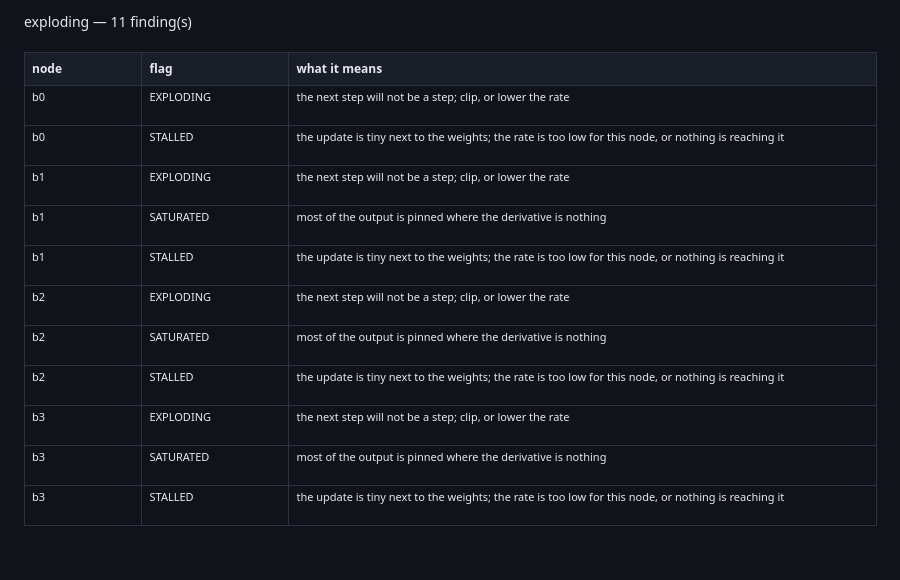

This figure's notebook cell:
### Markdown cell above
## Gradients too big to step on

Four linear layers with the weights multiplied by sixty. Nothing saturates and
nothing dies; the signal simply grows on the way back.

### Code cell
torch.manual_seed(0)
hot = chain([Block(activation="none", gain=60.0) for _ in range(4)])
trained(hot, store, "exploding", steps=4, lr=0.0)

flags(store, run="exploding")

### Figure 1 — Plotly figure (JSON) as saved in the notebook; plotly's stock layout.template omitted (floating-point values rounded to 4 significant figures)
{"data": [{"cells": {"align": "left", "fill": {"color": "#101319"}, "font": {"color": "#e7e9ef", "size": 11}, "height": 40, "line": {"color": "#2c3242"}, "values": [["b0", "b0", "b1", "b1", "b1", "b2", "b2", "b2", "b3", "b3", "b3"], ["EXPLODING", "STALLED", "EXPLODING", "SATURATED", "STALLED", "EXPLODING", "SATURATED", "STALLED", "EXPLODING", "SATURATED", "STALLED"], ["the next step will not be a step; clip, or lower the rate", "the update is tiny next to the weights; the rate is too low for this node, or nothing is reaching it", "the next step will not be a step; clip, or lower the rate", "most of the output is pinned where the derivative is nothing", "the update is tiny next to the weights; the rate is too low for this node, or nothing is reaching it", "the next step will not be a step; clip, or lower the rate", "most of the output is pinned where the derivative is nothing", "the update is tiny next to the weights; the rate is too low for this node, or nothing is reaching it", "the next step will not be a step; clip, or lower the rate", "most of the output is pinned where the derivative is nothing", "the update is tiny next to the weights; the rate is too low for this node, or nothing is reaching it"]]}, "columnwidth": [0.8, 1.0, 4.0], "header": {"align": "left", "fill": {"color": "#1a1e28"}, "font": {"color": "#e7e9ef", "size": 12}, "height": 30, "line": {"color": "#2c3242"}, "values": ["<b>node</b>", "<b>flag</b>", "<b>what it means</b>"]}, "type": "table"}], "layout": {"font": {"color": "#e7e9ef", "family": "system-ui, -apple-system, Segoe UI, Roboto, sans-serif", "size": 12}, "height": 580, "hoverlabel": {"align": "left", "bgcolor": "#1a1e28", "bordercolor": "#2c3242", "font": {"color": "#e7e9ef", "family": "system-ui, -apple-system, Segoe UI, Roboto, sans-serif"}}, "legend": {"bgcolor": "rgba(0,0,0,0)", "font": {"color": "#868ea3"}, "orientation": "h", "x": 1, "xanchor": "right", "y": 1.02, "yanchor": "bottom"}, "margin": {"b": 16, "l": 24, "r": 24, "t": 52}, "paper_bgcolor": "#101319", "plot_bgcolor": "#101319", "title": {"font": {"size": 14}, "text": "exploding — 11 finding(s)", "x": 0, "xanchor": "left", "xref": "paper", "y": 0.97, "yanchor": "top"}}}
